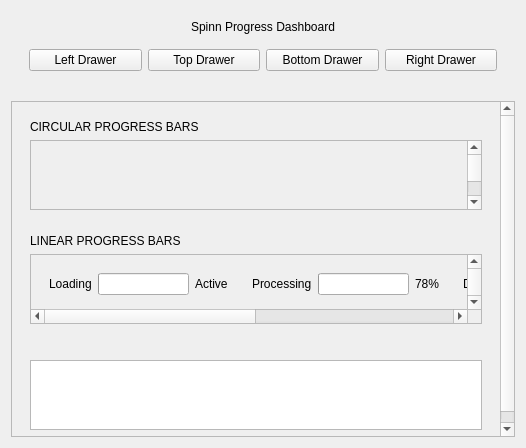
<?xml version='1.0' encoding='utf-8'?>
<ui version="4.0">
 <class>CustomComponent</class>
 <widget class="QCustomComponent" name="CustomComponent">
  <property name="geometry">
   <rect>
    <x>0</x>
    <y>0</y>
    <width>955</width>
    <height>0</height>
   </rect>
  </property>
  <property name="windowTitle">
   <string>CustomComponent</string>
  </property>
  <layout class="QVBoxLayout" name="verticalLayout">
   <item>
    <widget class="QWidget" name="widget" native="true">
     <layout class="QVBoxLayout" name="verticalLayout_2">
      <item>
       <widget class="QLabel" name="label">
        <property name="text">
         <string>Spinn Progress Dashboard</string>
        </property>
        <property name="alignment">
         <set>Qt::AlignmentFlag::AlignCenter</set>
        </property>
       </widget>
      </item>
      <item>
       <widget class="QWidget" name="widget_5" native="true">
        <layout class="QHBoxLayout" name="horizontalLayout">
         <item>
          <widget class="QPushButton" name="leftSideDrawerBtn">
           <property name="text">
            <string>Left Drawer</string>
           </property>
           <property name="icon">
            <iconset resource="../Qss/icons/_icons.qrc">
             <normaloff>:/feather/icons/feather/align-justify.png</normaloff>:/feather/icons/feather/align-justify.png</iconset>
           </property>
          </widget>
         </item>
         <item>
          <widget class="QPushButton" name="topSideDrawerBtn">
           <property name="text">
            <string>Top Drawer</string>
           </property>
           <property name="icon">
            <iconset resource="../Qss/icons/_icons.qrc">
             <normaloff>:/font_awesome/solid/icons/font_awesome/solid/chevron-up.png</normaloff>:/font_awesome/solid/icons/font_awesome/solid/chevron-up.png</iconset>
           </property>
          </widget>
         </item>
         <item>
          <widget class="QPushButton" name="bottomSideDrawerBtn">
           <property name="text">
            <string>Bottom Drawer</string>
           </property>
           <property name="icon">
            <iconset resource="../Qss/icons/_icons.qrc">
             <normaloff>:/font_awesome/solid/icons/font_awesome/solid/chevron-down.png</normaloff>:/font_awesome/solid/icons/font_awesome/solid/chevron-down.png</iconset>
           </property>
          </widget>
         </item>
         <item>
          <widget class="QPushButton" name="rightSideDrawerBtn">
           <property name="text">
            <string>Right Drawer</string>
           </property>
           <property name="icon">
            <iconset resource="../Qss/icons/_icons.qrc">
             <normaloff>:/font_awesome/solid/icons/font_awesome/solid/chevron-right.png</normaloff>:/font_awesome/solid/icons/font_awesome/solid/chevron-right.png</iconset>
           </property>
          </widget>
         </item>
        </layout>
       </widget>
      </item>
     </layout>
    </widget>
   </item>
   <item>
    <widget class="QCustomHorizontalSeparator" name="customHorizontalSeparator" />
   </item>
   <item>
    <widget class="QScrollArea" name="scrollArea_3">
     <property name="widgetResizable">
      <bool>true</bool>
     </property>
     <widget class="QWidget" name="scrollAreaWidgetContents_4">
      <property name="geometry">
       <rect>
        <x>0</x>
        <y>-8</y>
        <width>915</width>
        <height>528</height>
       </rect>
      </property>
      <layout class="QVBoxLayout" name="verticalLayout_10">
       <item>
        <widget class="QWidget" name="widget_2" native="true">
         <layout class="QVBoxLayout" name="verticalLayout_3">
          <item>
           <widget class="QLabel" name="label_2">
            <property name="text">
             <string>CIRCULAR PROGRESS BARS</string>
            </property>
           </widget>
          </item>
          <item>
           <widget class="QScrollArea" name="scrollArea">
            <property name="horizontalScrollBarPolicy">
             <enum>Qt::ScrollBarPolicy::ScrollBarAlwaysOff</enum>
            </property>
            <property name="widgetResizable">
             <bool>true</bool>
            </property>
            <widget class="QWidget" name="scrollAreaWidgetContents">
             <property name="geometry">
              <rect>
               <x>0</x>
               <y>0</y>
               <width>857</width>
               <height>142</height>
              </rect>
             </property>
             <layout class="QHBoxLayout" name="horizontalLayout_2">
              <item alignment="Qt::AlignmentFlag::AlignHCenter|Qt::AlignmentFlag::AlignTop">
               <widget class="QWidget" name="widget_9" native="true">
                <layout class="QVBoxLayout" name="verticalLayout_7">
                 <item>
                  <widget class="QCustomRoundProgressBar" name="customRoundProgressBar">
                   <property name="minimumSize">
                    <size>
                     <width>80</width>
                     <height>80</height>
                    </size>
                   </property>
                   <property name="maximumSize">
                    <size>
                     <width>80</width>
                     <height>80</height>
                    </size>
                   </property>
                   <property name="value" stdset="0">
                    <number>65</number>
                   </property>
                   <property name="progressBarWidth" stdset="0">
                    <number>10</number>
                   </property>
                   <property name="progressColor" stdset="0">
                    <color>
                     <red>78</red>
                     <green>205</green>
                     <blue>196</blue>
                    </color>
                   </property>
                  </widget>
                 </item>
                 <item>
                  <widget class="QLabel" name="label_3">
                   <property name="text">
                    <string>Memory Usage</string>
                   </property>
                   <property name="alignment">
                    <set>Qt::AlignmentFlag::AlignCenter</set>
                   </property>
                  </widget>
                 </item>
                </layout>
               </widget>
              </item>
              <item alignment="Qt::AlignmentFlag::AlignHCenter|Qt::AlignmentFlag::AlignTop">
               <widget class="QWidget" name="widget_8" native="true">
                <layout class="QVBoxLayout" name="verticalLayout_6">
                 <item>
                  <widget class="QCustomRoundProgressBar" name="customRoundProgressBar_2">
                   <property name="minimumSize">
                    <size>
                     <width>80</width>
                     <height>80</height>
                    </size>
                   </property>
                   <property name="maximumSize">
                    <size>
                     <width>80</width>
                     <height>80</height>
                    </size>
                   </property>
                   <property name="value" stdset="0">
                    <number>23</number>
                   </property>
                   <property name="progressBarWidth" stdset="0">
                    <number>10</number>
                   </property>
                   <property name="progressColor" stdset="0">
                    <color>
                     <red>69</red>
                     <green>183</green>
                     <blue>209</blue>
                    </color>
                   </property>
                  </widget>
                 </item>
                 <item>
                  <widget class="QLabel" name="label_4">
                   <property name="text">
                    <string>Disk Usage</string>
                   </property>
                   <property name="alignment">
                    <set>Qt::AlignmentFlag::AlignCenter</set>
                   </property>
                  </widget>
                 </item>
                </layout>
               </widget>
              </item>
              <item alignment="Qt::AlignmentFlag::AlignHCenter|Qt::AlignmentFlag::AlignTop">
               <widget class="QWidget" name="widget_7" native="true">
                <layout class="QVBoxLayout" name="verticalLayout_5">
                 <item>
                  <widget class="QCustomRoundProgressBar" name="customRoundProgressBar_3">
                   <property name="minimumSize">
                    <size>
                     <width>80</width>
                     <height>80</height>
                    </size>
                   </property>
                   <property name="maximumSize">
                    <size>
                     <width>80</width>
                     <height>80</height>
                    </size>
                   </property>
                   <property name="value" stdset="0">
                    <number>42</number>
                   </property>
                   <property name="progressBarWidth" stdset="0">
                    <number>10</number>
                   </property>
                   <property name="progressColor" stdset="0">
                    <color>
                     <red>255</red>
                     <green>107</green>
                     <blue>107</blue>
                    </color>
                   </property>
                  </widget>
                 </item>
                 <item>
                  <widget class="QLabel" name="label_5">
                   <property name="text">
                    <string>CPU Usage</string>
                   </property>
                   <property name="alignment">
                    <set>Qt::AlignmentFlag::AlignCenter</set>
                   </property>
                  </widget>
                 </item>
                </layout>
               </widget>
              </item>
              <item alignment="Qt::AlignmentFlag::AlignHCenter|Qt::AlignmentFlag::AlignTop">
               <widget class="QWidget" name="widget_6" native="true">
                <layout class="QVBoxLayout" name="verticalLayout_4">
                 <item>
                  <widget class="QCustomRoundProgressBar" name="customRoundProgressBar_4">
                   <property name="minimumSize">
                    <size>
                     <width>80</width>
                     <height>80</height>
                    </size>
                   </property>
                   <property name="maximumSize">
                    <size>
                     <width>80</width>
                     <height>80</height>
                    </size>
                   </property>
                   <property name="value" stdset="0">
                    <number>78</number>
                   </property>
                   <property name="progressBarWidth" stdset="0">
                    <number>10</number>
                   </property>
                   <property name="progressColor" stdset="0">
                    <color>
                     <red>150</red>
                     <green>206</green>
                     <blue>180</blue>
                    </color>
                   </property>
                  </widget>
                 </item>
                 <item>
                  <widget class="QLabel" name="label_6">
                   <property name="text">
                    <string>Network</string>
                   </property>
                   <property name="alignment">
                    <set>Qt::AlignmentFlag::AlignCenter</set>
                   </property>
                  </widget>
                 </item>
                </layout>
               </widget>
              </item>
             </layout>
            </widget>
           </widget>
          </item>
         </layout>
        </widget>
       </item>
       <item>
        <widget class="QWidget" name="widget_3" native="true">
         <layout class="QVBoxLayout" name="verticalLayout_8">
          <item>
           <widget class="QLabel" name="label_7">
            <property name="text">
             <string>LINEAR PROGRESS BARS</string>
            </property>
           </widget>
          </item>
          <item>
           <widget class="QScrollArea" name="scrollArea_2">
            <property name="widgetResizable">
             <bool>true</bool>
            </property>
            <widget class="QWidget" name="scrollAreaWidgetContents_2">
             <property name="geometry">
              <rect>
               <x>0</x>
               <y>0</y>
               <width>997</width>
               <height>56</height>
              </rect>
             </property>
             <layout class="QHBoxLayout" name="horizontalLayout_3">
              <item alignment="Qt::AlignmentFlag::AlignHCenter|Qt::AlignmentFlag::AlignTop">
               <widget class="QWidget" name="widget_10" native="true">
                <layout class="QHBoxLayout" name="horizontalLayout_4">
                 <item>
                  <widget class="QLabel" name="label_8">
                   <property name="text">
                    <string>Loading</string>
                   </property>
                  </widget>
                 </item>
                 <item>
                  <widget class="QCustomQProgressBar" name="customProgressBar">
                   <property name="paused" stdset="0">
                    <bool>false</bool>
                   </property>
                   <property name="customBarColor" stdset="0">
                    <color>
                     <red>255</red>
                     <green>107</green>
                     <blue>107</blue>
                    </color>
                   </property>
                  </widget>
                 </item>
                 <item>
                  <widget class="QLabel" name="label_9">
                   <property name="text">
                    <string>Active</string>
                   </property>
                  </widget>
                 </item>
                </layout>
               </widget>
              </item>
              <item alignment="Qt::AlignmentFlag::AlignHCenter|Qt::AlignmentFlag::AlignTop">
               <widget class="QWidget" name="widget_11" native="true">
                <layout class="QHBoxLayout" name="horizontalLayout_5">
                 <item>
                  <widget class="QLabel" name="label_11">
                   <property name="text">
                    <string>Processing</string>
                   </property>
                  </widget>
                 </item>
                 <item>
                  <widget class="QCustomQProgressBar" name="customProgressBar_2">
                   <property name="customBarColor" stdset="0">
                    <color>
                     <red>150</red>
                     <green>206</green>
                     <blue>180</blue>
                    </color>
                   </property>
                  </widget>
                 </item>
                 <item>
                  <widget class="QLabel" name="label_10">
                   <property name="text">
                    <string>78%</string>
                   </property>
                  </widget>
                 </item>
                </layout>
               </widget>
              </item>
              <item alignment="Qt::AlignmentFlag::AlignHCenter|Qt::AlignmentFlag::AlignTop">
               <widget class="QWidget" name="widget_12" native="true">
                <layout class="QHBoxLayout" name="horizontalLayout_6">
                 <item>
                  <widget class="QLabel" name="label_13">
                   <property name="text">
                    <string>Data Sync</string>
                   </property>
                  </widget>
                 </item>
                 <item>
                  <widget class="QCustomQProgressBar" name="customProgressBar_3">
                   <property name="customBarColor" stdset="0">
                    <color>
                     <red>69</red>
                     <green>183</green>
                     <blue>209</blue>
                    </color>
                   </property>
                  </widget>
                 </item>
                 <item>
                  <widget class="QLabel" name="label_12">
                   <property name="text">
                    <string>42%</string>
                   </property>
                  </widget>
                 </item>
                </layout>
               </widget>
              </item>
              <item alignment="Qt::AlignmentFlag::AlignHCenter|Qt::AlignmentFlag::AlignTop">
               <widget class="QWidget" name="widget_13" native="true">
                <layout class="QHBoxLayout" name="horizontalLayout_7">
                 <item>
                  <widget class="QLabel" name="label_15">
                   <property name="text">
                    <string>File Upload</string>
                   </property>
                  </widget>
                 </item>
                 <item>
                  <widget class="QCustomQProgressBar" name="customProgressBar_4">
                   <property name="customBarColor" stdset="0">
                    <color>
                     <red>78</red>
                     <green>205</green>
                     <blue>196</blue>
                    </color>
                   </property>
                  </widget>
                 </item>
                 <item>
                  <widget class="QLabel" name="label_14">
                   <property name="text">
                    <string>65%</string>
                   </property>
                  </widget>
                 </item>
                </layout>
               </widget>
              </item>
             </layout>
            </widget>
           </widget>
          </item>
         </layout>
        </widget>
       </item>
       <item>
        <widget class="QCustomQRGenerator" name="customQRGenerator">
         <property name="data" stdset="0">
          <string>https://spinncode.com</string>
         </property>
         <property name="moduleDrawer" stdset="0">
          <string>square</string>
         </property>
         <property name="colorMask" stdset="0">
          <string>solid</string>
         </property>
        </widget>
       </item>
       <item>
        <widget class="QWidget" name="widget_4" native="true">
         <layout class="QVBoxLayout" name="verticalLayout_9">
          <item>
           <widget class="QCustomSidebarLabel" name="customSidebarLabel">
            <property name="text" stdset="0">
             <string>PROGRESS MONITOR CONSOLE</string>
            </property>
            <property name="icon" stdset="0">
             <iconset resource="../Qss/icons/_icons.qrc">
              <normaloff>:/feather/icons/feather/terminal.png</normaloff>:/feather/icons/feather/terminal.png</iconset>
            </property>
           </widget>
          </item>
          <item>
           <widget class="QPlainTextEdit" name="consoleOutput">
            <property name="readOnly">
             <bool>true</bool>
            </property>
           </widget>
          </item>
         </layout>
        </widget>
       </item>
      </layout>
     </widget>
    </widget>
   </item>
  </layout>
 </widget>
 <customwidgets>
  <customwidget>
   <class>QCustomHorizontalSeparator</class>
   <extends>QWidget</extends>
   <header>Custom_Widgets.QCustomHorizontalSeparator</header>
  </customwidget>
  <customwidget>
   <class>QCustomSidebarLabel</class>
   <extends>QWidget</extends>
   <header>Custom_Widgets.QCustomSidebarLabel</header>
  </customwidget>
  <customwidget>
   <class>QCustomRoundProgressBar</class>
   <extends>QWidget</extends>
   <header>Custom_Widgets.QCustomProgressBars</header>
  </customwidget>
  <customwidget>
   <class>QCustomComponent</class>
   <extends>QWidget</extends>
   <header>Custom_Widgets.QCustomComponent</header>
   <container>1</container>
  </customwidget>
  <customwidget>
   <class>QCustomQProgressBar</class>
   <extends>QProgressBar</extends>
   <header>Custom_Widgets.QCustomLoadingIndicators</header>
  </customwidget>
  <customwidget>
   <class>QCustomQRGenerator</class>
   <extends>QWidget</extends>
   <header>Custom_Widgets.QCustomQRGenerator</header>
  </customwidget>
 <customwidget><class>QPushButton</class><extends>QPushButton</extends><header location="global">Custom_Widgets.Theme.h</header><container>1</container></customwidget><customwidget><class>QLabel</class><extends>QLabel</extends><header location="global">Custom_Widgets.Theme.h</header><container>1</container></customwidget></customwidgets>
 <connections />
</ui>
